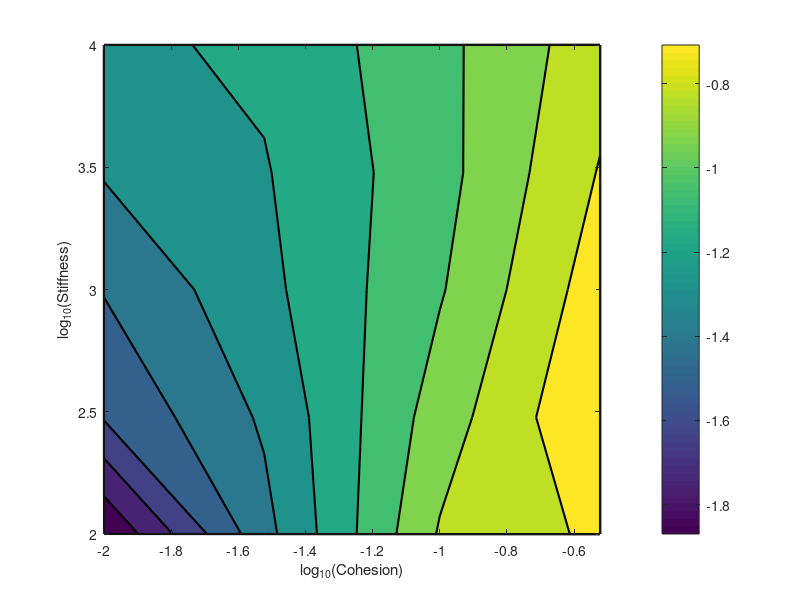
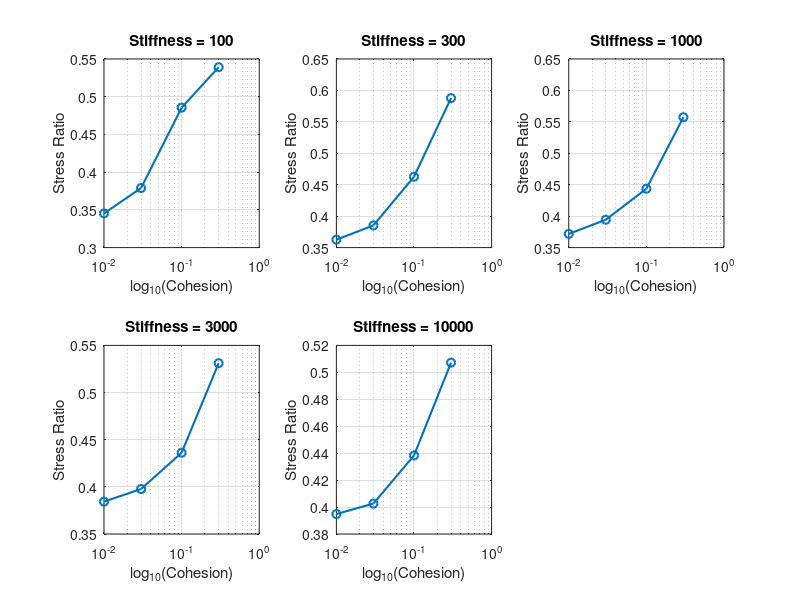
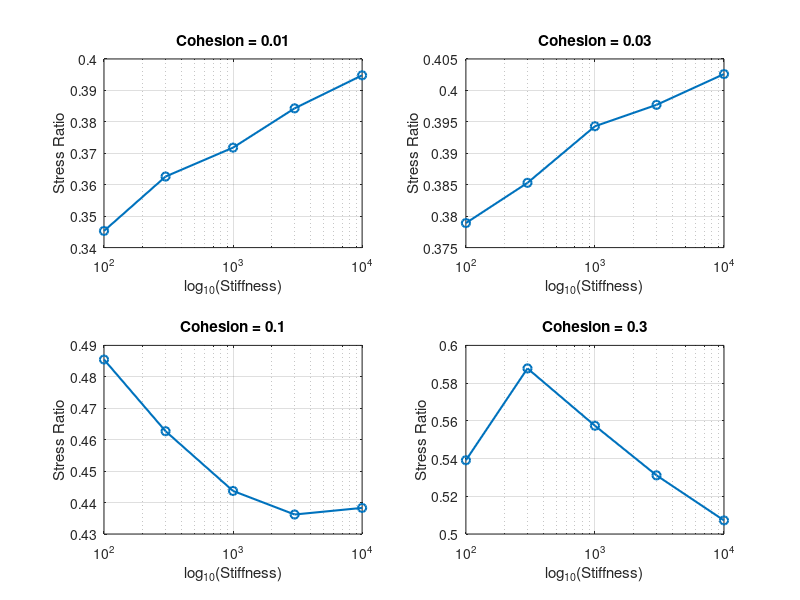

MATLAB code to generate these figures, in order:
%matlab code for creating plots from simulation data run with friction

clc;
clear all;
close all;

stiffness_values = [100, 300, 1000, 3000, 10000];
cohesion_values = [0.01, 0.03, 0.1, 0.3];
e100g0value = 0.3318; %value for trial run with stiffness 100 and cohesion 0
data = [
    0.3453, 0.3789, 0.4855, 0.5391;   % E = 100
    0.3626, 0.3853, 0.4627, 0.5878;   % E = 300
    0.3718, 0.3943, 0.4437, 0.5574;   % E = 1000
    0.3843, 0.3977, 0.4362, 0.5311;   % E = 3000
    0.3948, 0.4026, 0.4383, 0.5072    % E = 10000
];

%contour plot
[X, Y] = meshgrid(log10(cohesion_values), log10(stiffness_values));
figure;
contourf(X, Y, log10(data-e100g0value), 'LineWidth', 1.5);
colorbar;
xlabel('log_{10}(Cohesion)');
ylabel('log_{10}(Stiffness)');

%line plots for each stiffness
figure;
for i = 1:length(stiffness_values)
    subplot(2, 3, i);
    semilogx((cohesion_values), data(i, :), '-o', 'LineWidth', 1.5);
    xlabel('log_{10}(Cohesion)');
    ylabel('Stress Ratio');
    title(['Stiffness = ' num2str(stiffness_values(i))]);
    grid on;
end

%line plots for each cohesion
figure;
for i = 1:length(cohesion_values)
    subplot(2, 2, i);
    semilogx(stiffness_values, data(:, i), '-o', 'LineWidth', 1.5);
    xlabel('log_{10}(Stiffness)');
    ylabel('Stress Ratio');
    title(['Cohesion = ' num2str(cohesion_values(i))]);
    grid on;
end